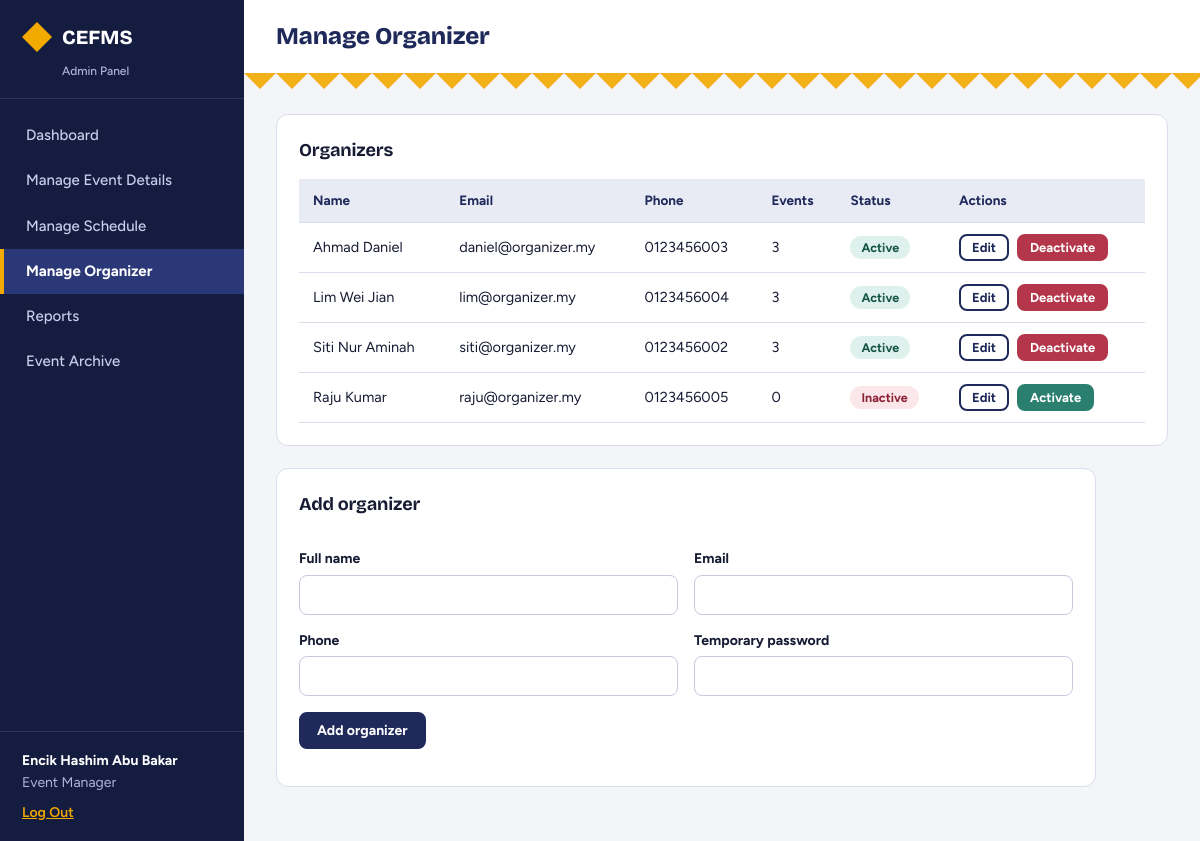
Screenshot of /admin/organizers.php (signed in) with the database file from the repository.
### tables this page shows
CREATE TABLE `user` (
  `userId` int(11) NOT NULL AUTO_INCREMENT,
  `fullName` varchar(100) NOT NULL,
  `email` varchar(120) NOT NULL,
  `phone` varchar(20) NOT NULL,
  `passwordHash` varchar(255) NOT NULL,
  `role` enum('Event Participant','Organizer','Event Manager') NOT NULL,
  `status` enum('Active','Inactive') NOT NULL DEFAULT 'Active',
  `createdDate` datetime NOT NULL DEFAULT current_timestamp(),
  PRIMARY KEY (`userId`),
  UNIQUE KEY `email` (`email`)
);

### includes/helpers.php (called while the page is built, shortened)
<?php
function e($v): string { return htmlspecialchars((string)$v, ENT_QUOTES, 'UTF-8'); }
function current_user(): ?array {
    static $checked = null;
    if ($checked !== $_SESSION['user']['userId']) {
        $checked = $_SESSION['user']['userId'];
    }
    return $_SESSION['user'];
}

### public/admin/organizers.php (the view, shortened to what this page needs)
<?php
$pdo = db();
$errors = [];
$values = ['fullName' => '', 'email' => '', 'phone' => ''];
$rows = $pdo->query("SELECT u.*,
                       (SELECT COUNT(*) FROM event e WHERE e.organizerId = u.userId) AS evCount
                     FROM user u
                     WHERE u.role = 'Organizer'
                     ORDER BY u.status, u.fullName")->fetchAll();
admin_header('Manage Organizer', 'orgs');
?>
<div class="card"><h2>Organizers</h2>
<table>
  <thead><tr><th>Name</th><th>Email</th><th>Phone</th><th>Events</th><th>Status</th><th>Actions</th></tr></thead>
  <tbody>
  <?php foreach ($rows as $r) { ?>
    <tr>
      <td><?= e($r['fullName']) ?></td>
      <td><?= e($r['email']) ?></td>
      <td><?= e($r['phone']) ?></td>
      <td><?= (int)$r['evCount'] ?></td>
      <td><?= status_badge($r['status']) ?></td>
      <td><div class="actions">
        <a class="btn sm gray" href="/admin/organizer_edit.php?id=<?= (int)$r['userId'] ?>">Edit</a>
        <form method="post" class="inline"><?= csrf_field() ?>
          <?php if ($r['status'] === 'Active') { ?>
            <button class="btn sm danger" name="action" value="deactivate">Deactivate</button>
          <?php } else { ?>
            <button class="btn sm ok" name="action" value="activate">Activate</button>
          <?php } ?>
        </form>
      </div></td>
    </tr>
  <?php } ?>
  </tbody>
</table></div>
<div class="card" style="max-width:820px"><h2>Add organizer</h2><?php errors_box($errors); ?>
<form method="post" novalidate><?= csrf_field() ?><input type="hidden" name="action" value="add">
  <div class="row2">
    <div><label for="fullName">Full name</label><input type="text" id="fullName" name="fullName" value="<?= e($values['fullName']) ?>"></div>
    <div><label for="email">Email</label><input type="email" id="email" name="email" value="<?= e($values['email']) ?>"></div>
  </div>
  <div class="row2">
    <div><label for="phone">Phone</label><input type="tel" id="phone" name="phone" value="<?= e($values['phone']) ?>"></div>
    <div><label for="password">Temporary password</label><input type="password" id="password" name="password"></div>
  </div>
  <p><button class="btn" type="submit">Add organizer</button></p>
</form></div>
<?php admin_footer();

### includes/layout.php (shortened to what this page needs)
</body></html><?php
function admin_header(string $title, string $active): void {
    $u = current_user();
    $menu = [];
    if ($u) {
        $menu[] = ['dash', '/admin/index.php', 'Dashboard'];
        if ($u['role'] === 'Organizer') {
            $menu[] = ['create', '/admin/event_create.php', 'Create Event'];
            $menu[] = ['history', '/admin/history.php', 'Event History'];
        } else {
            $menu[] = ['events', '/admin/events.php', 'Manage Event Details'];
            $menu[] = ['schedule', '/admin/schedule.php', 'Manage Schedule'];
            $menu[] = ['orgs', '/admin/organizers.php', 'Manage Organizer'];
            $menu[] = ['reports', '/admin/reports.php', 'Reports'];
            $menu[] = ['archive', '/admin/archive.php', 'Event Archive'];
        }
    }
    ?><!doctype html>
<html lang="en"><head><meta charset="utf-8"><meta name="viewport" content="width=device-width, initial-scale=1">
<link rel="stylesheet" href="/assets/admin.css"></head>
<body class="adm">
<aside class="side">
  <div class="side-brand"><span class="logo" aria-hidden="true"></span>CEFMS<small>Admin Panel</small></div>
  <?php if ($u): ?>
  <nav>
    <?php foreach ($menu as $item) { ?>
      <a href="<?= $item[1] ?>" class="<?= ($active === $item[0]) ? 'on' : '' ?>"><?= $item[2] ?></a>
    <?php } ?>
  </nav>
  <div class="side-user"><strong><?= e($u['fullName']) ?></strong><span><?= e($u['role']) ?></span>
    <a href="/admin/logout.php">Log Out</a></div>
  <?php endif; ?>
</aside>
<section class="main">
  <div class="top"><h1><?= e($title) ?></h1></div>
  <div class="content">
<?php $f = flash(); if ($f) { ?><div class="alert <?= e($f['type']) ?>" role="alert"><?= e($f['msg']) ?></div><?php }
}
function admin_footer(): void { ?>
  </div>
</section>
</body></html><?php
}
function status_badge(string $s): string {
    $cls = strtolower(str_replace(' ', '-', $s));
    return '<span class="badge b-' . e($cls) . '">' . e($s) . '</span>';
}
?>

### public/assets/admin.css (style rules this page uses)
:root { --indigo:#1F2A5A;--indigo-d:#141C40;--indigo-m:#2B3877;--indigo-l:#E8EAF4;--saffron:#F2A900;--saffron-l:#FFF0C7;--pandan:#2A7F6F;--pandan-l:#DFF1EC;--rose:#B3364A;--rose-l:#FBE6E9;--amber:#7A5200;--amber-l:#FFF0C7; --bg:#F4F5F9;--ink:#171B33;--muted:#5B6180;--line:#DADDEB;--head:"Bricolage Grotesque",Georgia,serif;--body:Figtree,"Segoe UI",Arial,sans-serif; }
* { box-sizing:border-box }
body.adm { margin:0;font-family:var(--body);font-size:15.5px;background:var(--bg);color:var(--ink);display:flex;min-height:100vh;line-height:1.55 }
h1,h2 { font-family:var(--head);letter-spacing:-.01em }
.side { width:244px;background:var(--indigo-d);color:#fff;display:flex;flex-direction:column;flex-shrink:0 }
.side-brand { padding:22px 22px 20px;font:800 20px/1.1 var(--head);display:flex;align-items:center;flex-wrap:wrap;gap:10px;border-bottom:1px solid rgba(255,255,255,.1) }
.side-brand small { flex-basis:100%;margin:2px 0 0 40px;font:500 12px var(--body);color:#AEB6DC }
.logo { width:30px;height:30px;background:var(--saffron);clip-path:polygon(50% 0,100% 50%,50% 100%,0 50%);display:inline-block }
.side nav { padding:14px 0;flex:1 }
.side nav a { display:block;color:#C9CFEA;text-decoration:none;padding:11px 22px;font-size:15px;font-weight:500;border-left:4px solid transparent }
.side nav a.on { background:var(--indigo-m);color:#fff;font-weight:700;border-left-color:var(--saffron) }
.side-user { padding:18px 22px;border-top:1px solid rgba(255,255,255,.1);font-size:14px }
.side-user span { display:block;color:#AEB6DC;margin-bottom:8px }
.side-user a { color:var(--saffron);font-weight:600 }
.main { flex:1;min-width:0 }
.top { background:#fff;border-bottom:1px solid var(--line);padding:18px 32px;position:relative }
.top:after { content:"";position:absolute;left:0;right:0;bottom:-16px;height:16px;background:var(--tumpal) repeat-x top left;transform:scaleY(-1);opacity:.9 }
.top h1 { margin:0;font-size:24px;font-weight:800;color:var(--indigo) }
.content { padding:40px 32px 32px }
.card { background:#fff;border:1px solid var(--line);border-radius:12px;padding:22px;margin-bottom:22px }
.card h2 { margin:0 0 14px;font-size:18px;font-weight:700 }
.btn { display:inline-block;border:2px solid var(--indigo);border-radius:8px;padding:8px 16px;font:700 14px var(--body);cursor:pointer;text-decoration:none;background:var(--indigo);color:#fff;transition:background .15s }
.btn.sm { padding:4px 11px;font-size:13px }
.btn.danger { background:var(--rose);border-color:var(--rose) }
.btn.ok { background:var(--pandan);border-color:var(--pandan) }
.btn.gray { background:#fff;color:var(--indigo) }
label { display:block;font-size:14px;font-weight:700;margin:15px 0 5px }
input[type=text],input[type=email],input[type=password],input[type=number],input[type=tel],input[type=datetime-local],select,textarea { width:100%;padding:10px 12px;border:1.5px solid #C5CADF;border-radius:8px;font:15px var(--body);background:#fff;color:var(--ink) }
.row2 { display:grid;grid-template-columns:1fr 1fr;gap:16px }
table { width:100%;border-collapse:collapse;font-size:14.5px }
th,td { padding:11px 14px;border-bottom:1px solid var(--line);text-align:left;vertical-align:middle }
th { background:var(--indigo-l);font-size:13.5px;font-weight:700;color:var(--indigo) }
.badge { display:inline-block;padding:2px 11px;border-radius:999px;font-size:12.5px;font-weight:700;background:#eee }
.b-paid,.b-successful,.b-published,.b-active,.b-scheduled { background:var(--pandan-l);color:#145446 }
.b-cancelled,.b-expired,.b-failed,.b-inactive { background:var(--rose-l);color:#8A2234 }
.actions { display:flex;gap:8px;flex-wrap:wrap }
.inline { display:inline }

### rows the page displays
user: fullName "Ahmad Daniel", email "daniel@organizer.my", phone "0123456003", evCount "3", status "Active", shows "Deactivate"
user: fullName "Lim Wei Jian", email "lim@organizer.my", phone "0123456004", evCount "3", status "Active", shows "Deactivate"
user: fullName "Siti Nur Aminah", email "siti@organizer.my", phone "0123456002", evCount "3", status "Active", shows "Deactivate"
user: fullName "Raju Kumar", email "raju@organizer.my", phone "0123456005", evCount "0", status "Inactive", shows "Activate"

### other values shown
$item[2] "Dashboard"
$item[2] "Manage Event Details"
$item[2] "Manage Schedule"
$item[2] "Manage Organizer"
$item[2] "Reports"
$item[2] "Event Archive"
$u['fullName'] "Encik Hashim Abu Bakar"
$u['role'] "Event Manager"
$title "Manage Organizer"
